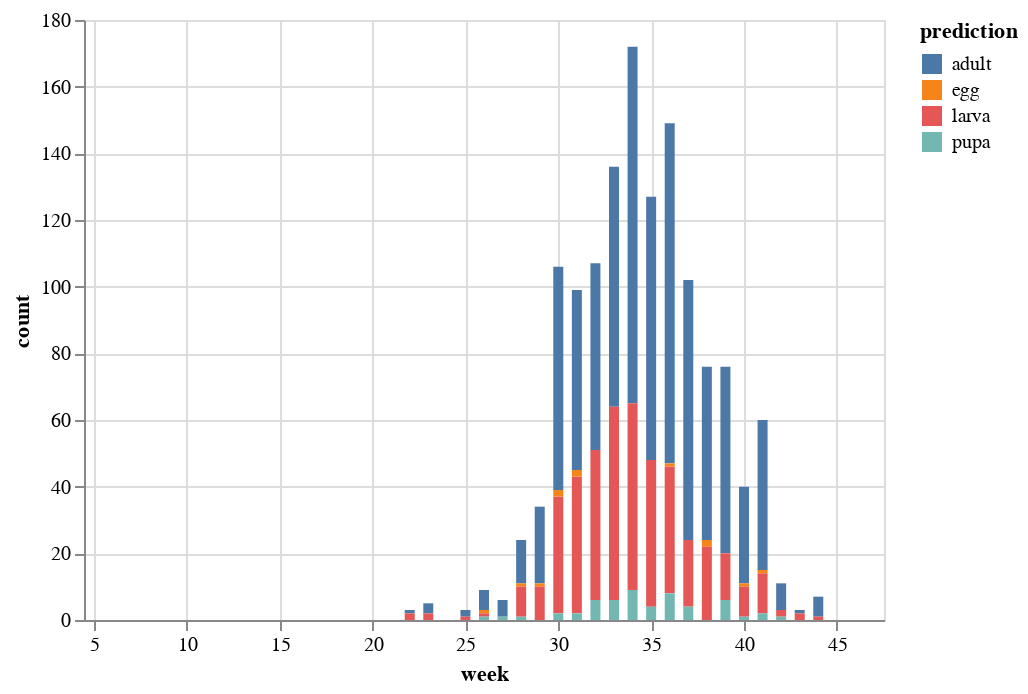

The cell this chart's notebook holds for it:
### Code cell
bar = alt.Chart(group).mark_bar().encode(
    x=alt.X('week', scale=alt.Scale(domain=[5, 47])),
    y='count:Q',
    color='prediction:N'
)
bar

### Figure 1 — Vega-Lite specification as saved in the notebook (floating-point values rounded to 4 significant figures)
{"config": {"view": {"continuousWidth": 400, "continuousHeight": 300}}, "data": {"name": "data-f0493e9a9c190ce9bef9ad4323716082"}, "mark": "bar", "encoding": {"color": {"field": "prediction", "type": "nominal"}, "x": {"field": "week", "scale": {"domain": [5, 47]}, "type": "quantitative"}, "y": {"field": "count", "type": "quantitative"}}, "$schema": "https://vega.github.io/schema/vega-lite/v4.17.0.json", "datasets": {"data-f0493e9a9c190ce9bef9ad4323716082": [{"week": 22, "prediction": "adult", "count": 1}, {"week": 22, "prediction": "larva", "count": 2}, {"week": 23, "prediction": "adult", "count": 3}, {"week": 23, "prediction": "larva", "count": 2}, {"week": 25, "prediction": "adult", "count": 2}, {"week": 25, "prediction": "larva", "count": 1}, {"week": 26, "prediction": "adult", "count": 6}, {"week": 26, "prediction": "egg", "count": 1}, {"week": 26, "prediction": "larva", "count": 1}, {"week": 26, "prediction": "pupa", "count": 1}, {"week": 27, "prediction": "adult", "count": 5}, {"week": 27, "prediction": "pupa", "count": 1}, {"week": 28, "prediction": "adult", "count": 13}, {"week": 28, "prediction": "egg", "count": 1}, {"week": 28, "prediction": "larva", "count": 9}, {"week": 28, "prediction": "pupa", "count": 1}, {"week": 29, "prediction": "adult", "count": 23}, {"week": 29, "prediction": "egg", "count": 1}, {"week": 29, "prediction": "larva", "count": 10}, {"week": 30, "prediction": "adult", "count": 67}, {"week": 30, "prediction": "egg", "count": 2}, {"week": 30, "prediction": "larva", "count": 35}, {"week": 30, "prediction": "pupa", "count": 2}, {"week": 31, "prediction": "adult", "count": 54}, {"week": 31, "prediction": "egg", "count": 2}, {"week": 31, "prediction": "larva", "count": 41}, {"week": 31, "prediction": "pupa", "count": 2}, {"week": 32, "prediction": "adult", "count": 56}, {"week": 32, "prediction": "larva", "count": 45}, {"week": 32, "prediction": "pupa", "count": 6}, {"week": 33, "prediction": "adult", "count": 72}, {"week": 33, "prediction": "larva", "count": 58}, {"week": 33, "prediction": "pupa", "count": 6}, {"week": 34, "prediction": "adult", "count": 107}, {"week": 34, "prediction": "larva", "count": 56}, {"week": 34, "prediction": "pupa", "count": 9}, {"week": 35, "prediction": "adult", "count": 79}, {"week": 35, "prediction": "larva", "count": 44}, {"week": 35, "prediction": "pupa", "count": 4}, {"week": 36, "prediction": "adult", "count": 102}, {"week": 36, "prediction": "egg", "count": 1}, {"week": 36, "prediction": "larva", "count": 38}, {"week": 36, "prediction": "pupa", "count": 8}, {"week": 37, "prediction": "adult", "count": 78}, {"week": 37, "prediction": "larva", "count": 20}, {"week": 37, "prediction": "pupa", "count": 4}, {"week": 38, "prediction": "adult", "count": 52}, {"week": 38, "prediction": "egg", "count": 2}, {"week": 38, "prediction": "larva", "count": 22}, {"week": 39, "prediction": "adult", "count": 56}, {"week": 39, "prediction": "larva", "count": 14}, {"week": 39, "prediction": "pupa", "count": 6}, {"week": 40, "prediction": "adult", "count": 29}, {"week": 40, "prediction": "egg", "count": 1}, {"week": 40, "prediction": "larva", "count": 9}, {"week": 40, "prediction": "pupa", "count": 1}, {"week": 41, "prediction": "adult", "count": 45}, {"week": 41, "prediction": "egg", "count": 1}, {"week": 41, "prediction": "larva", "count": 12}, {"week": 41, "prediction": "pupa", "count": 2}, {"week": 42, "prediction": "adult", "count": 8}, {"week": 42, "prediction": "larva", "count": 2}, {"week": 42, "prediction": "pupa", "count": 1}, {"week": 43, "prediction": "adult", "count": 1}, {"week": 43, "prediction": "larva", "count": 2}, {"week": 44, "prediction": "adult", "count": 6}, {"week": 44, "prediction": "larva", "count": 1}]}}
